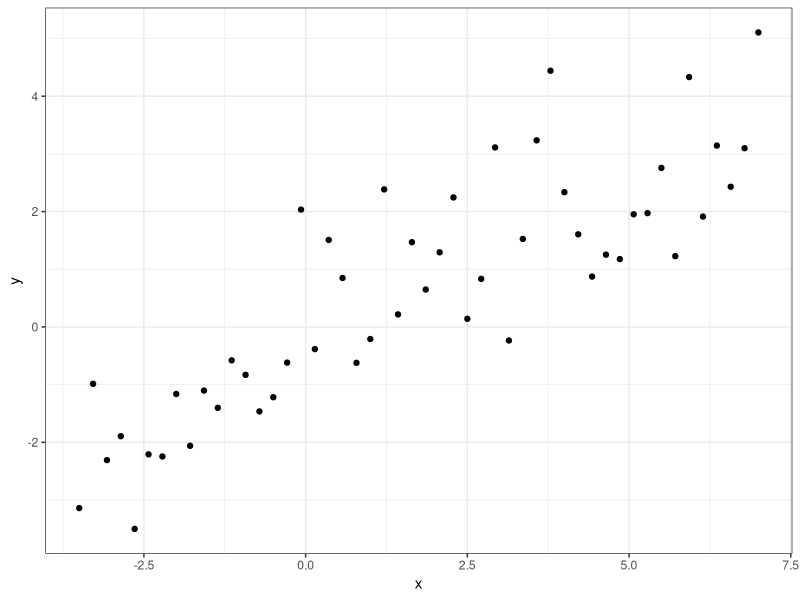
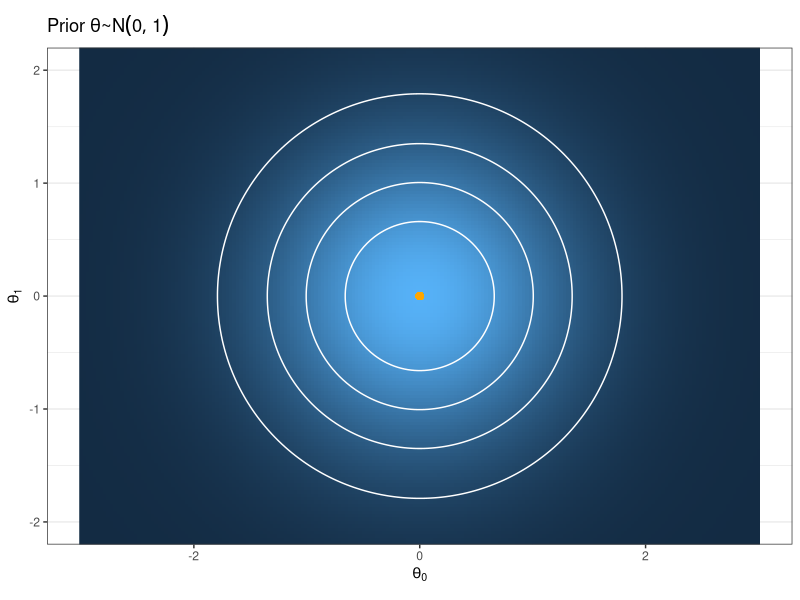
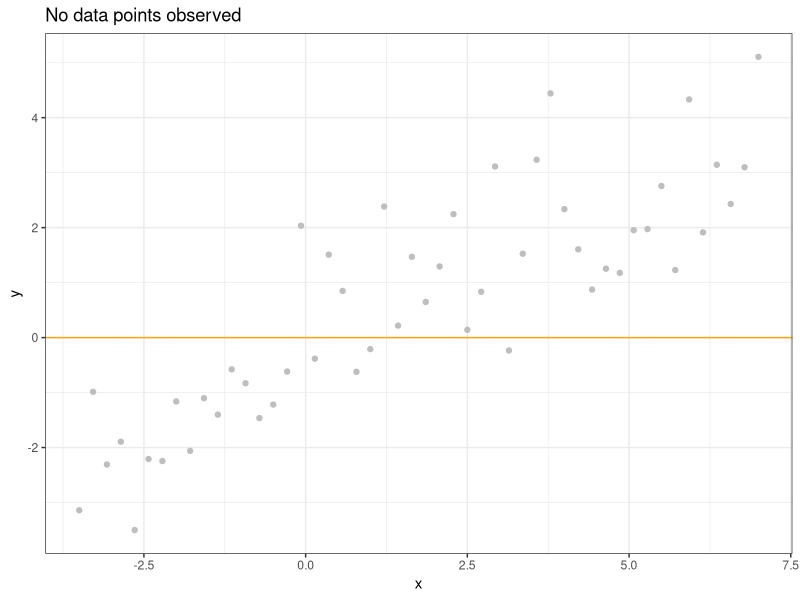
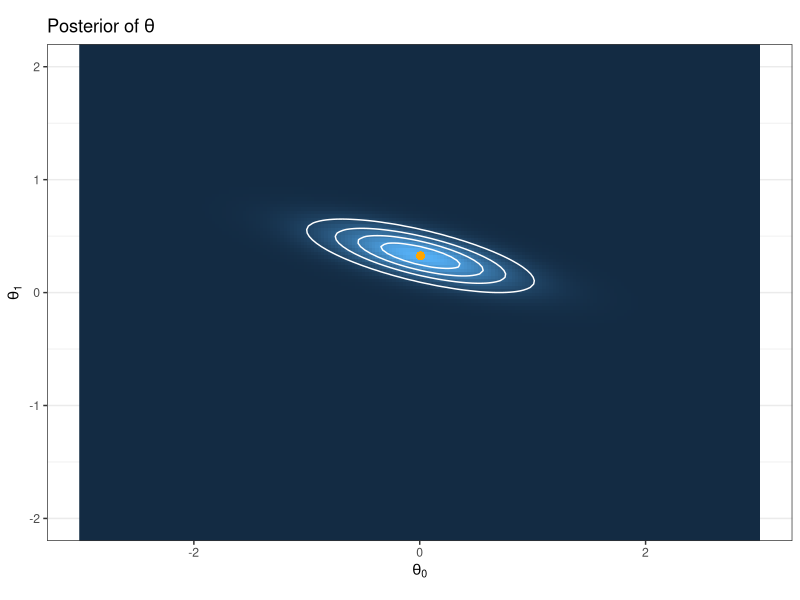
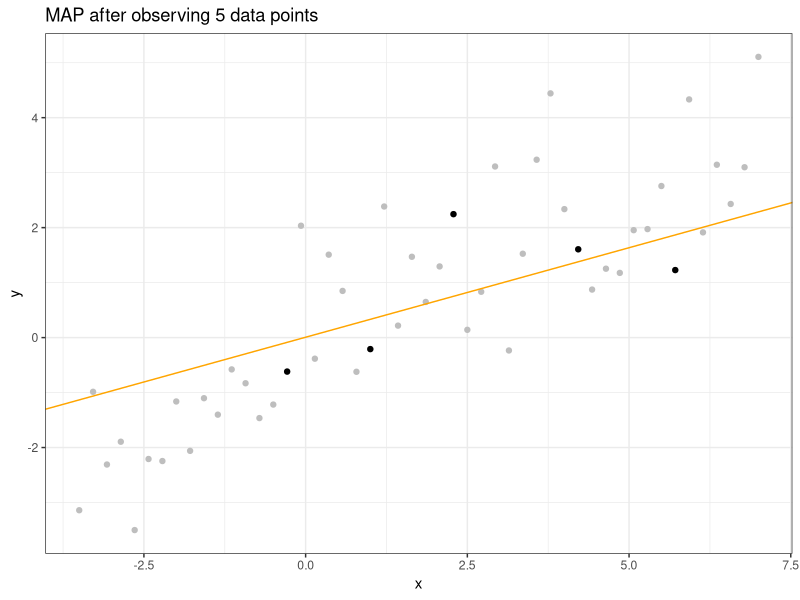
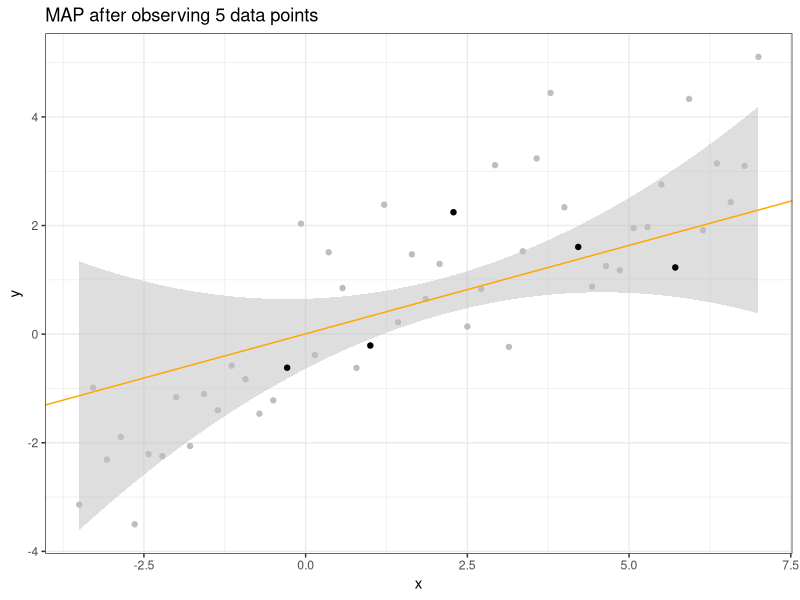
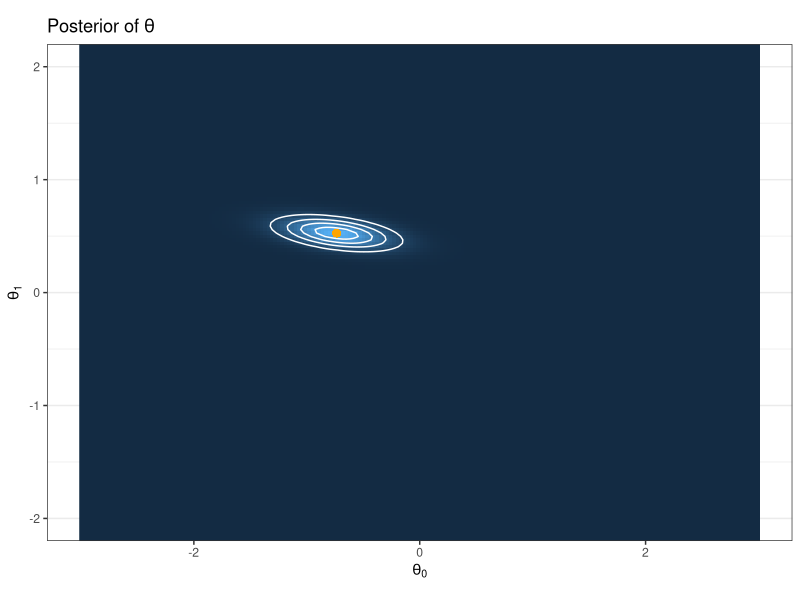
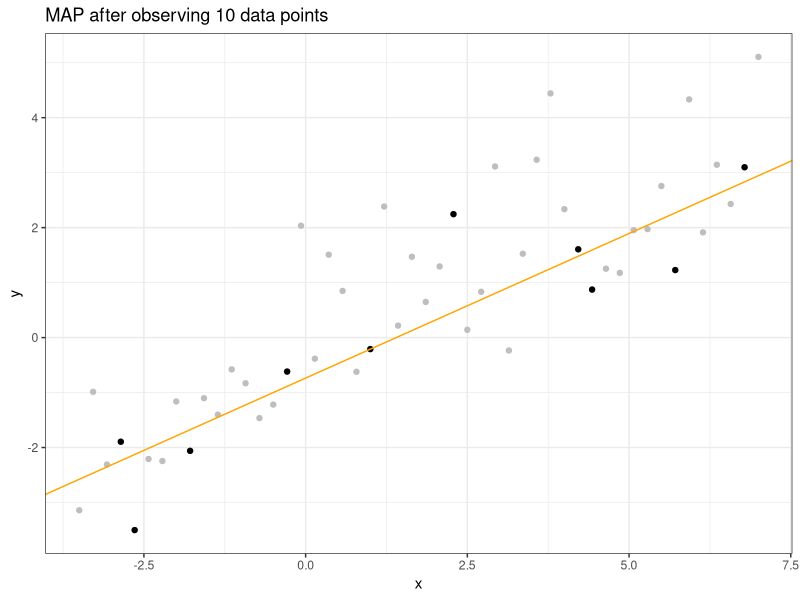

R code for these plots, in order:
library(mvtnorm)
library(ggplot2)


# Data 

set.seed(1234)

n <- 50

x <- seq(-3.5, 7, length.out = n)
x <- sample(x, length(x))
y <- 0.5 * x + rnorm(n)

d <- data.frame(x0 = rep(1, n), x = x, y = y)

p <- ggplot(data = d, aes(x = x, y = y)) +
  geom_point() +
  theme_bw() +
  ylab("x") +
  ylab("y")

ggsave("../figure/bayes_lm_example.pdf", width = 4, height = 3)


# Prior and Posterior for the Bayes Linear Model 

grid <- expand.grid(theta0 = seq(-3, 3, length.out = 200), theta1 = seq(-3, 3, length.out = 200))

# Prior 
# using a standard normal prior 
probs <- cbind(grid, prior = mvtnorm::dmvnorm(grid))

p1 <- ggplot(probs, aes(x = theta0, y = theta1, z = prior)) + geom_contour()
p1 <- p1 + coord_fixed(xlim = c(-3, 3), ylim = c(-2, 2))
p1 <- p1 + xlab(expression(theta[0])) + ylab(expression(theta[1]))
p1 <- p1 + geom_raster(aes(fill = prior)) + geom_contour(colour = "white", bins = 5)
p1 <- p1 + geom_point(x = 0, y = 0, color = "orange", size = 2)
p1 <- p1 + guides(fill = FALSE) + ggtitle(expression(paste("Prior ", theta, "~", N(0, 1)))) + theme(title = element_text(size = 11))
p1 <- p1 + theme_bw()

ggsave("../figure/bayes_lm_prior_1.pdf", p1, width = 4, height = 4)

p2 <- ggplot() + geom_point(data = as.data.frame(d), aes(x = x, y = y), colour = "grey")
p2 <- p2 + geom_abline(intercept = 0, slope = 0, color = "orange")
p2 <- p2 + ggtitle("No data points observed") + theme_bw()

ggsave("../figure/bayes_lm_prior_2.pdf", p2, width = 4, height = 4)


# Posterior distribution
nobs <- c(5, 10, 20)
d <- as.matrix(d)

titles <- c("Posterior distribution after 5 obs.", "Posterior distribution after 10 obs.", "Posterior distribution after 20 obs.")

for (j in 1:length(nobs)) {
  i <- nobs[j]
  A <- t(d[1:i, 1:2]) %*% d[1:i, 1:2] + diag(2)
  b <- as.vector(d[1:i, 3] %*% d[1:i, 1:2])
  m.post <- solve(A, b)
  sigma.post <- solve(A)
  probs$posterior <- dmvnorm(grid, mean = m.post, sigma = sigma.post)

  p1 <- ggplot(probs, aes(x = theta0, y = theta1, z = posterior)) + geom_contour(colour = i)
  p1 <- p1 + coord_fixed(xlim = c(-3, 3), ylim = c(-2, 2))
  p1 <- p1 + xlab(expression(theta[0])) + ylab(expression(theta[1]))
  p1 <- p1 + geom_raster(aes(fill = posterior)) + geom_contour(colour = "white", bins = 5)
  p1 <- p1 + geom_point(x = m.post[1], y = m.post[2], color = "orange", size = 2)
  p1 <- p1 + guides(fill = FALSE) + ggtitle(expression(paste("Posterior of ", theta))) + theme(title = element_text(size = 11))
  p1 <- p1 + theme_bw()

  ggsave(paste0("../figure/bayes_lm_posterior_", i, "_1.pdf"), p1, width = 4, height = 4)
 
  p2 <- ggplot() + geom_point(data = as.data.frame(d), aes(x = x, y = y), colour = "grey")
  p2 <- p2 + geom_point(data = as.data.frame(d[1:i, ]), aes(x = x, y = y))
  p2 <- p2 + geom_abline(intercept = m.post[1], slope = m.post[2], color = "orange")
  p2 <- p2 + ggtitle(paste0("MAP after observing ", i, " data points")) + theme_bw()

  ggsave(paste0("../figure/bayes_lm_posterior_", i, "_2.pdf"), p2, width = 4, height = 4)

  xpred <- data.frame(x0 = rep(1, 200), x = as.numeric(seq(-3.5, 7, length.out = 200)))
  postmean <- as.matrix(xpred) %*% m.post
  post.sd <- as.matrix(xpred) %*% sigma.post %*% t(as.matrix(xpred))
  xpred$postmean <- postmean
  xpred$postsd_upper <- as.vector(xpred$postmean + 2 * diag(post.sd))
  xpred$postsd_lower <- as.vector(xpred$postmean - 2 * diag(post.sd))

  p2 <- ggplot(data = xpred) + geom_ribbon(aes(x = x, ymin = postsd_lower, ymax = postsd_upper), fill = "grey", alpha = 0.5)
  p2 <- p2 + geom_point(data = as.data.frame(d), aes(x = x, y = y), colour = "grey")
  p2 <- p2 + geom_point(data = as.data.frame(d[1:i, ]), aes(x = x, y = y))
  p2 <- p2 + geom_abline(intercept = m.post[1], slope = m.post[2], color = "orange")
  p2 <- p2 + ggtitle(paste0("MAP after observing ", i, " data points")) + theme_bw()
  p2
  ggsave(paste0("../figure/bayes_lm_posterior_", i, "_3.pdf"), p2, width = 4, height = 4)

}
